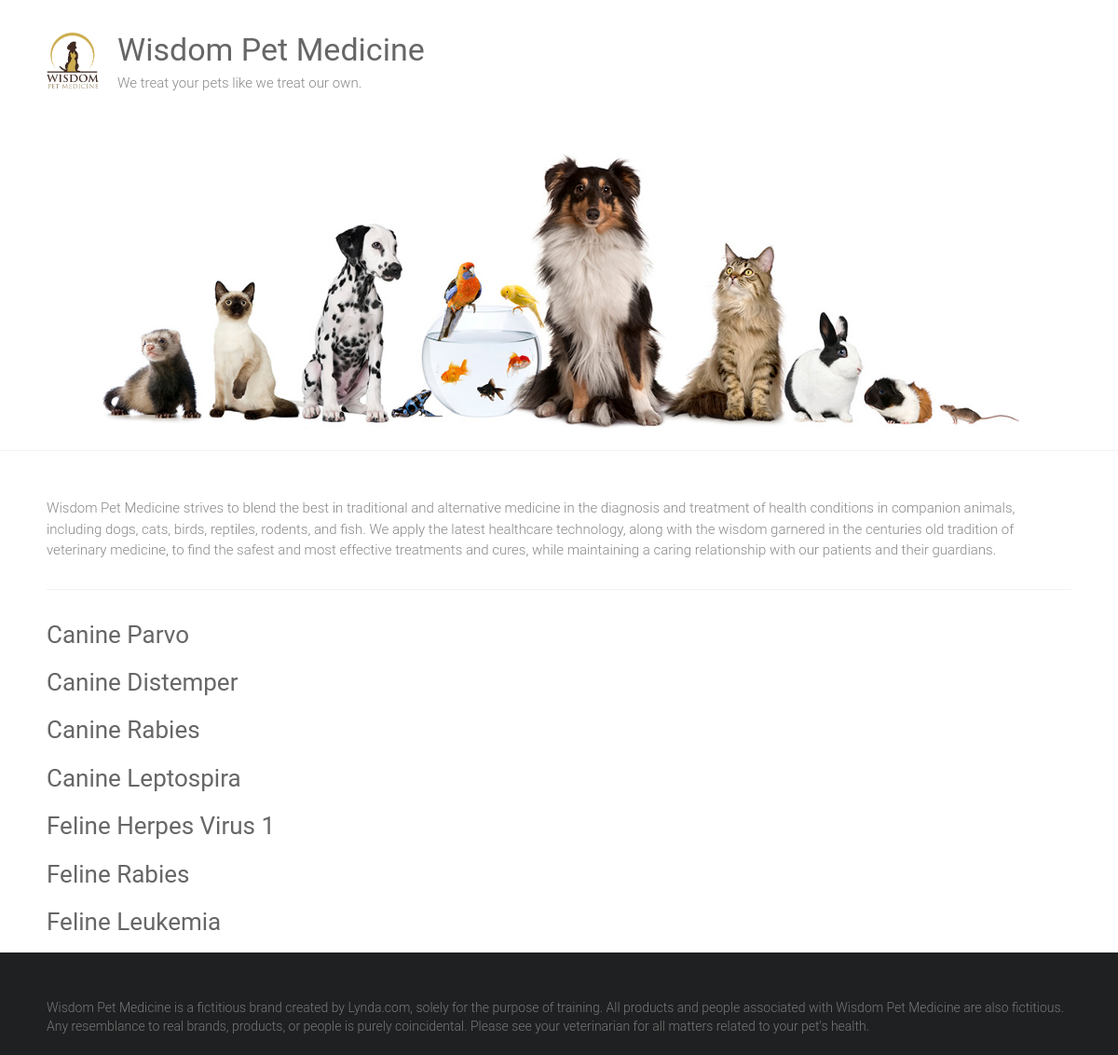
The page /vaccines/ on the database its author committed.
### wisdompets/adoptions/models.py (models this page shows, shortened)
class Vaccine(models.Model):
    name = models.CharField(max_length=50)

### wisdompets/adoptions/views.py (the view)
# urls.py: path('vaccines/', views.all_vaccines, name='vaccines'),
def all_vaccines (request):
    vaccines = Vaccine.objects.all()
    return render(request, 'vaccines.html', {
        'vaccine_data': vaccines,   # Name in '' MUST match the variable called in the for loop in vaccines.html
    })

### wisdompets/adoptions/templates/vaccines.html
{% extends "base.html" %}
{% block content %}
<div>
    {% for vaccine in vaccine_data %}
        <div class="vaccinename">
            <h3>{{ vaccine.name|capfirst }}</h3>
        </div>
    {% endfor %}
</div>
{% endblock %}

### wisdompets/static/style.css (style rules this page uses)
html, body, div, span, applet, object, iframe, h1, h2, h3, h4, h5, h6, p, blockquote, pre, a, abbr, acronym, address, big, cite, code, del, dfn, em, font, ins, kbd, q, s, samp, small, strike, strong, sub, sup, tt, var, dl, dt, dd, ol, ul, li, fieldset, form, label, legend, table, caption, tbody, tfoot, thead, tr, th, td { border: 0; font: inherit; font-size: 100%; font-style: inherit; font-weight: inherit; margin: 0; outline: 0; padding: 0; vertical-align: baseline; }
html { overflow-y: scroll; -webkit-text-size-adjust: 100%; -ms-text-size-adjust: 100%; }
h1, h2, h3, h4, h5, h6 { color: #666666; line-height: 1.4; padding-bottom: 15px; font-weight: normal; }
h3 { font-size: 26px; }
body, button, input, select, textarea { color: #888888; font-size: 15px; line-height: 1.5; font-family: 'Roboto', sans-serif; font-weight: 300; }
body { background: #f2f2f2; }
body { padding-top: 30px; padding-bottom: 30px; }
body.wide { padding-top: 0; padding-bottom: 0; }

### rows shown on the page
Vaccine: name "Canine Parvo"
Vaccine: name "Canine Distemper"
Vaccine: name "Canine Rabies"
Vaccine: name "Canine Leptospira"
Vaccine: name "Feline Herpes Virus 1"
Vaccine: name "Feline Rabies"
Vaccine: name "Feline Leukemia"
